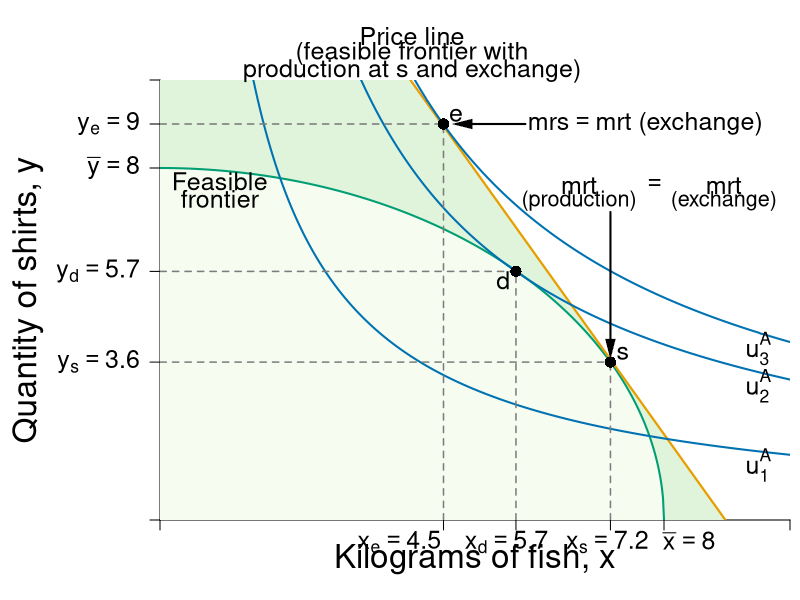

Write R code to recreate this figure.
#Graph Designer: Simon Halliday
#Authors: Bowles, Foley and Halliday
#Title: Coordination, Conflict and Competition: A Text in Microeconomics

require(shape)
pdf(file = "specprodexch/ppf_dos_indiff.pdf", width = 8, height = 8)

#Set parameters for graphics
pointsize <- 1.8
axislabelsize <- 2
labelsize <- 1.5
namesize <- 1.8
annotatesize <- 1.5
graphlinewidth <- 2
segmentlinewidth <- 1.5

COL <- c("#7fc97f", "#beaed4", "#fdc086", "#ffff99", "#386cb0", "#f0027f", "#bf5b17", "#666666")
COLA <- c("#e0f3db", "#99d8c9","#66c2a4","#41ae76", "#238b45", "#005824")
COLB <- c("#4eb3d3", "#2b8cbe", "#0868ac","#084081")
grays <- gray.colors(25, start = 1, end = 0)
CBCols <- c("#009E73","#0072B2","#E69F00","#CC79A7", "#F0E442")

#Edited the margins to cater for the larger LHS labels
par(mar =  c(4, 8, 4, 0.5))

#Change this to make it log of l 

# ppf <- function(l, k = 0.5) {
#   k * (1/l)
# }

ppf <- function(x, k = 0.1, maxy = 8, alpha = 2) {
  maxy - k*x^alpha 
}

ppf2 <- function(x, yint = 64){
  sqrt(yint - (x)^2)
}

uFn <- function(x, y, alpha = 0.5){
  (x^alpha)*(y^(1-alpha))
}

bcA <- function(x, w = 8, p = 2) {
  w - p*x
}


xlims <- c(0, 10)
ylims <- c(0, 10)

npts <- 501 
x <- seq(xlims[1], xlims[2], length.out = npts)
y <- seq(ylims[1], ylims[2], length.out = npts) 
a <- c(3.85, 5.65, 6.36)

plot(0, 0, xlim = xlims, ylim = ylims, type = "n",
     xlab = expression(paste("")),
     ylab = expression(paste("")), 
     xaxt = "n", 
     yaxt = "n", 
     cex.lab = axislabelsize, 
     bty = "n", 
     xaxs="i", 
     yaxs="i"
)


# ticksy <- seq(from = 0, to = ylims[2], by = 1)
# ylabels <- seq(from = 0, to = ylims[2], by = 1)
# ticksx <- seq(from = 0, to = xlims[2], by = 1)
# xlabels <- seq(from = 0, to = xlims[2], by = 1)
ticksy <- c(ylims[1], ppf2(x = 7.15), 5.65,  8, bcA(x = 4.5, w = 18, p = 2),  ylims[2])
ylabels <- c(NA,  expression(paste(y[s]) == 3.6), expression(paste(y[d]) == 5.7),  expression(paste(bar(y) == 8)),expression(paste(y[e]) == 9), NA)
ticksx <- c(xlims[1], 4.5, 5.65, 7.15, 8, xlims[2])
xlabels <- c(NA, expression(paste(x[e]) == 4.5), expression(paste(x[d] == 5.7)), expression(paste(x[s] == 7.2)), expression(paste(bar(x) == 8)), NA)


axis(1, at = ticksx, pos = 0, labels = FALSE, cex.axis = labelsize)
axis(2, at = ticksy, pos = 0, labels = ylabels, las = 1, cex.axis = labelsize)

text(x = c(xlims[1], 3.8, 5.5, 7.1, 8.4, xlims[2]), par("usr")[3] - 0.1, labels = xlabels, srt = 0, pos = 1, xpd = TRUE, cex = labelsize)

npts <- 500 
xx1 <- seq(xlims[1], xlims[2], length.out = npts)
xx2 <- seq(0, 8, length.out = npts)
xx3 <- seq(xlims[1], 0, length.out = npts)
xx4 <- seq(-11, 0, length.out = npts)


#Draw the polygon for shading the feasible set
xpoly2 <- c(0, 17.95/2, 0, 0)
ypoly2 <- c(0, 0, 17.95, 0)
polygon(x = xpoly2, y = ypoly2, col=COLA[1], density=NULL, border = NA)

#Draw the polygon for shading the feasible set
xpoly1 <- seq(from = xlims[1], to = 8, length.out = 500)
ypoly1 <- ppf2(xpoly1, yint = 64)
polygon(x = c(xpoly1, rev(xpoly1[1])), y = c(ypoly1, rev(ypoly1)[1]), col="#f7fcf0", density=NULL, border = NA)


#Draw the graphs
#lines(xx1, ppf(xx1, k = 0.1, maxy = 8, alpha = 2), col = COLA[5], lwd = graphlinewidth)
lines(xx2, ppf2(xx2, yint = 64), col = CBCols[1], lwd = graphlinewidth)
lines(xx1, bcA(xx1, w = 17.95, p = 2), col = CBCols[3], lwd = graphlinewidth + 0.2)

#Label the feasible frontier
text(0.95, 7.7, expression("Feasible"), cex = labelsize)
text(0.95, 7.3, expression("frontier"), cex = labelsize)
#text(0.95, 6.8, expression("frontier"), cex = labelsize)
#text(2.2, 0.5, expression("(production possibilities frontier)"), cex = labelsize)


#Arrows(3.35, 0.95, 7.7, 0.95, col = "black", lty = 1, lwd = 2, arr.type = "triangle", arr.lwd = 0.5)

#Label the exchange constraint
# text(8.5, 6.5, expression("Price line"), cex = labelsize)
# text(8.5, 6.1, expression("(feasible frontier)"), cex = labelsize)
# Arrows(8.5, 6, 8.5, 1.25, col = "black", lty = 1, lwd = 2, arr.type = "triangle", arr.lwd = 0.5)
text(4, 11, expression("Price line"), cex = labelsize, xpd = TRUE)
text(4, 10.6, expression("(feasible frontier with"), cex = labelsize, xpd = TRUE)
text(4, 10.2, expression("production at s and exchange)"), cex = labelsize, xpd = TRUE)
#Arrows(8.5, 6, 8.5, 1.25, col = "black", lty = 1, lwd = 2, arr.type = "triangle", arr.lwd = 0.5)


contour(x, y, 
        outer(x, y, uFn),
        drawlabels = FALSE,
        col = CBCols[2],
        lwd = graphlinewidth,
        levels = a, 
        xaxs="i", 
        yaxs="i", 
        add = TRUE)

#Axis labels
#mtext(expression(paste("Kilograms of fish kilograms, ", x)), side = 1, line = 2.5, cex = axislabelsize)
text(0.5*xlims[2], -0.9, expression(paste("Kilograms of fish, ", x)), xpd = TRUE, cex = axislabelsize) 
text(-2.1, 5, expression(paste("Quantity of shirts, ", y)), xpd = TRUE, cex = axislabelsize, srt = 90) 

#Annotate max u point on feasibility frontier
text(5.45, 5.45, expression(paste(d)), cex = labelsize)
segments(0, 5.65, 5.65, 5.65, lty = 2, col = grays[20], lwd = segmentlinewidth)
segments(5.65, 0, 5.65, 5.65, lty = 2, col = grays[20], lwd = segmentlinewidth)
points(5.65, 5.65, pch = 16, col = "black", cex = 1.5)

#Point of tangency between exchange budget and ppf
text(7.35, ppf2(x = 7.15) +.2, expression(s), cex = labelsize)
segments(0, ppf2(x = 7.15), 7.15, ppf2(x = 7.15), lty = 2, col = grays[20], lwd = segmentlinewidth)
segments(7.15, 0, 7.15, ppf2(x = 7.15), lty = 2, col = grays[20], lwd = segmentlinewidth)
points(7.15, ppf2(x = 7.15), pch = 16, col = "black", cex = 1.5)

#Add mrt = mrt at s
text(7.15 - 0.5, 7 + 0.6, expression(paste(mrt)), cex = labelsize)
text(7.15 + 0.7, 7 + 0.6, expression(paste(phantom() == phantom())), cex = labelsize)
text(7.15 + 1.8, 7 + 0.6, expression(paste(mrt)), cex = labelsize)
text(7.15 - 0.5, 7 + 0.25, expression(paste("(production)")), cex = labelsize - 0.2)
text(7.15 + 1.8, 7 + 0.25, expression(paste("(exchange)")), cex = labelsize - 0.2)
Arrows(7.15, 7, 
       7.15, ppf2(x = 7.15) + 0.3, 
       col = "black", lty = 1, lwd = 2, 
       arr.type = "triangle", arr.lwd = 0.5)

#Point of tangency between exchange budget and indiff curve 3
text(4.7, bcA(x = 4.5, w = 18, p = 2) +.2, expression(e), cex = labelsize)
segments(0, bcA(x = 4.5, w = 18, p = 2), 4.5, bcA(x = 4.5, w = 18, p = 2), lty = 2, col = grays[20], lwd = segmentlinewidth)
segments(4.5, 0, 4.5, bcA(x = 4.5, w = 18, p = 2), lty = 2, col = grays[20], lwd = segmentlinewidth)
points(4.5, bcA(x = 4.5, w = 18, p = 2), pch = 16, col = "black", cex = 1.5)


#Add mrs = mrt at e
text(7.7, bcA(x = 4.5, w = 18, p = 2), expression(paste(mrs == mrt, " (exchange)")), cex = labelsize)
#text(6.8, bcA(x = 4.5, w = 18, p = 2) - 0.2, expression(paste("(exchange)")), cex = labelsize)
Arrows(5.8, bcA(x = 4.5, w = 18, p = 2), 
       4.8, bcA(x = 4.5, w = 18, p = 2), 
       col = "black", lty = 1, lwd = 2, 
       arr.type = "triangle", arr.lwd = 0.5)


#Label the indifference curves
text(9.5, 1.25, expression(u[1]^A), cex = labelsize)
text(9.5, 3.05, expression(u[2]^A), cex = labelsize)
text(9.5, 3.9, expression(u[3]^A), cex = labelsize)

dev.off()
